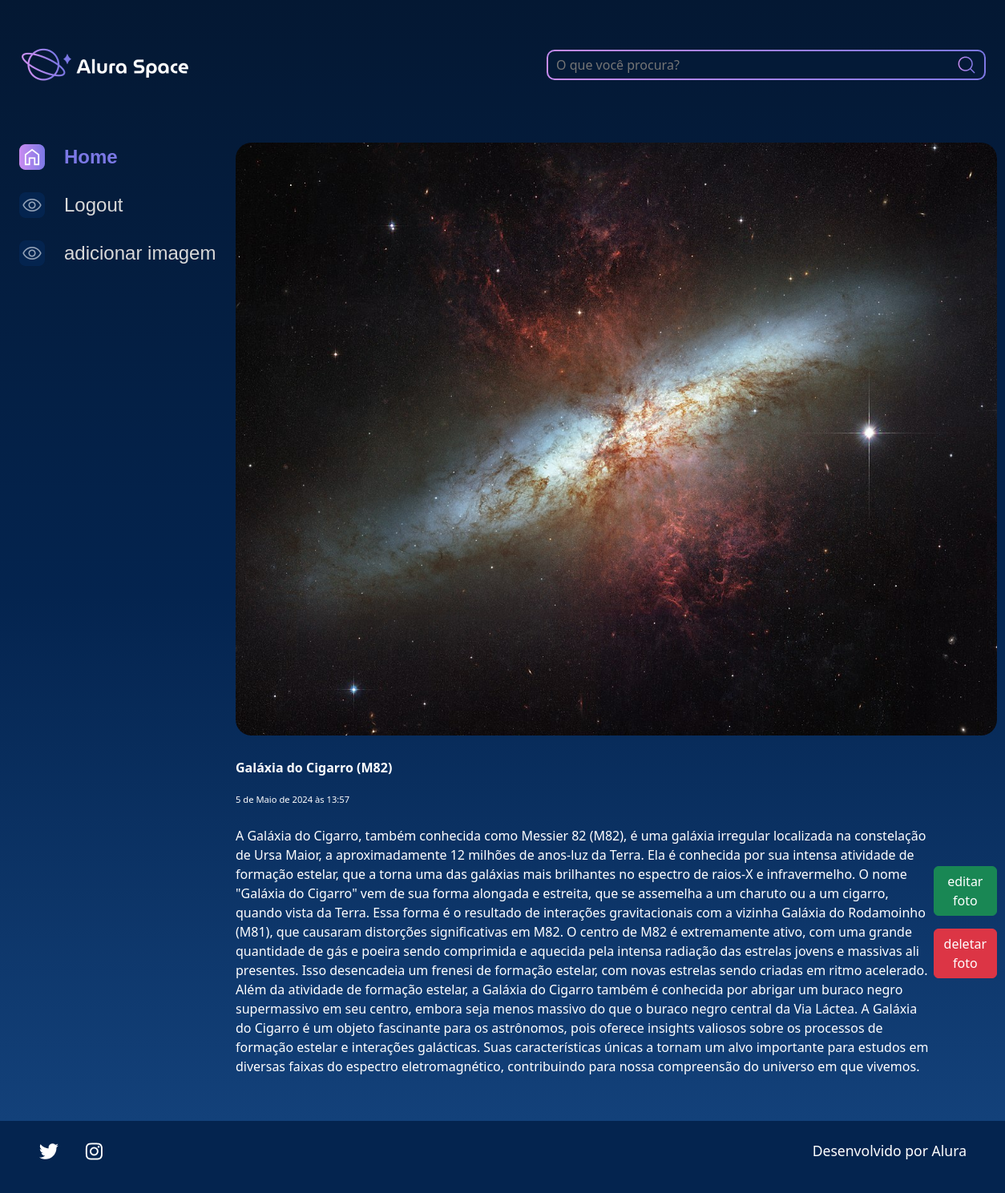
The app's page /imagem/3/ (signed in) with its own data.
### apps/galeria/models.py (models this page shows, shortened)
class Fotografia(models.Model):
    CATEGORIA_CHOISES = [
        ("NEBULOSA", "nebulosa"),
        ("ESTRELA", "estrela"),
        ("GALÁXIA", "galáxia"),
        ("PLANETA", "planeta"),
    ]
    nome = models.CharField(max_length=100, null=False, blank=False)
    legenda = models.CharField(max_length=200, null=False, blank=False)
    categoria = models.CharField(max_length=100, choices=CATEGORIA_CHOISES, default='')
    descricao = models.TextField(null=False, blank=False)
    data = models.DateTimeField(default=datetime.now, blank=False)
    foto = models.ImageField(upload_to='galeria/', blank=True)
    publicada = models.BooleanField(default=True)
    usuario = models.ForeignKey(
        to=User,
        on_delete=models.SET_NULL,
        null=True,
        blank=False,
        related_name="user",
    )

### apps/galeria/views.py (the view)
# urls.py: path('imagem/<int:pk>/', views.detail, name="detail"),
def detail(request, pk):
    if not request.user.is_authenticated:
        messages.error(request, "você precisa está logado para acessar o nosso site!")
        return redirect('usuarios:login')
    fotografia = get_object_or_404(Fotografia, pk=pk)
    return render(request, 'galeria/imagem.html', {
        "fotografia": fotografia,
    })

### core/templates/galeria/imagem.html (shortened to what this page needs)
{% extends '../shared/base.html' %}
{% load static %}
{% block style %}
    <link href="https://cdn.jsdelivr.net/npm/bootstrap@5.2.2/dist/css/bootstrap.min.css" rel="stylesheet">
{% endblock %}
{% block conteudo %}
    <section class="conteudo">
        <section class="imagem">
            <div class="imagem__conteudo">
                {% if fotografia.foto %}
                    <img class="imagem__imagem" src="{{ fotografia.foto.url }}">
                {% else %}
                    <div class="col-12 text-center" style="margin-bottom: 10px;">
                            <div class="alert alert-danger" role="alert">
                                A fotografia não possui foto cadastrada no nosso sistema!
                            </div>
                    </div>
                {% endif %}
                <div class="imagem__info">
                    <div class="imagem__texto">
                        <p class="imagem__titulo">{{ fotografia.nome }}</p>
                        <p class="imagem__descricao">{{ fotografia.data }}</p>
                        <p class="imagem__texto">{{ fotografia.descricao }}</p>
                    </div>
                    <div class="imagem__texto">
                        <div class="mb-3">
                           <a href="{% url 'galeria:editar_foto' fotografia.id %}"><button class="btn btn-success col-12" style="padding: top 5px;" >editar foto</button></a>
                        </div>
                        <div>
                            <a href="{% url 'galeria:deletar_foto' fotografia.id %}"><button class="btn btn-danger col-12" style="padding: top 5px;">deletar foto</button></a>
                        </div>
                    </div>
                </div>
            </div>
        </section>
    </section>
{% endblock %}

### core/static/css/style.css (style rules this page uses)
html, body, div, span, applet, object, iframe, h1, h2, h3, h4, h5, h6, p, blockquote, pre, a, abbr, acronym, address, big, cite, code, del, dfn, em, img, ins, kbd, q, s, samp, small, strike, strong, sub, sup, tt, var, b, u, i, center, dl, dt, dd, ol, ul, li, fieldset, form, label, legend, table, caption, tbody, tfoot, thead, tr, th, td, article, aside, canvas, details, embed, figure, figcaption, footer, header, hgroup, menu, nav, output, ruby, section, summary, time, mark, audio, video { margin: 0; padding: 0; border: 0; font-size: 100%; font: inherit; vertical-align: baseline; }
article, aside, details, figcaption, figure, footer, header, hgroup, menu, nav, section { display: block; }
body { line-height: 1; font-family: 'Space Grotesk', sans-serif; min-height: 100vh; background: linear-gradient(#041833,#04244F,#154580); background-repeat: no-repeat; background-position: center; background-size: cover; }
.imagem { display: flex; justify-content: center; align-items: center; }
.imagem__conteudo { background-color: transparent; display: flex; flex-direction: column; border-radius: 20px 20px 0 0; width: 950px; }
.imagem__imagem { width: 100%; border-radius: 20px; }
.imagem__info { font-size: 1.2rem; display: flex; justify-content: space-between; align-items: center; margin-bottom: 1rem; margin-top: 1rem; }
.imagem__texto { display: flex; flex-direction: column; justify-content: space-between; color: #FFFFFF; margin-top: 0.5rem; }
.imagem__titulo { font-weight: bold; line-height: 2rem; color: #FFFFFF; }
.imagem__texto { font-size: 1rem; }
.imagem__descricao { font-size: 0.7rem; }
button { background-color: transparent; border: none; }
.col-12 { flex: 0 0 auto; width: 100%; }
.btn { --bs-btn-padding-x: 0.75rem; --bs-btn-padding-y: 0.375rem; --bs-btn-font-family: ; --bs-btn-font-size: 1rem; --bs-btn-font-weight: 400; --bs-btn-line-height: 1.5; --bs-btn-color: #212529; --bs-btn-bg: transparent; --bs-btn-border-width: 1px; --bs-btn-border-color: transparent; --bs-btn-border-radius: 0.375rem; --bs-btn-hover-border-color: transparent; --bs-btn-box-shadow: inset 0 1px 0 rgba(255, 255, 255, 0.15),0 1px 1px rgba(0, 0, 0, 0.075); --bs-btn-disabled-opacity: 0.65; --bs-btn-focus-box-shadow: 0 0 0 0.25rem rgba(var(--bs-btn-focus-shadow-rgb), .5); display: inline-block; padding: var(--bs-btn-padding-y) var(--bs-btn-padding-x); font-family: var(--bs-btn-font-family); font-size: var(--bs-btn-font-size); font-weight: var(--bs-btn-font-weight); line-height: var(--bs-btn-line-height); color: var(--bs-btn-color); text-align: center; text-decoration: none; vertical-align: middle; cursor: pointer; -webkit-user-select: none; -moz-user-select: none; user-select: none; border: var(--bs-btn-border-width) solid var(--bs-btn-border-color); border-radius: var(--bs-btn-border-radius); background-color: var(--bs-btn-bg); transition: color .15s ease-in-out,background-color .15s ease-in-out,border-color .15s ease-in-out,box-shadow .15s ease-in-out; }
.btn-success { --bs-btn-color: #fff; --bs-btn-bg: #198754; --bs-btn-border-color: #198754; --bs-btn-hover-color: #fff; --bs-btn-hover-bg: #157347; --bs-btn-hover-border-color: #146c43; --bs-btn-focus-shadow-rgb: 60,153,110; --bs-btn-active-color: #fff; --bs-btn-active-bg: #146c43; --bs-btn-active-border-color: #13653f; --bs-btn-active-shadow: inset 0 3px 5px rgba(0, 0, 0, 0.125); --bs-btn-disabled-color: #fff; --bs-btn-disabled-bg: #198754; --bs-btn-disabled-border-color: #198754; }
.btn-danger { color: #fff; background-color: #dc3545; border-color: #dc3545; }

### records on screen
Fotografia: foto (picture), nome "Galáxia do Cigarro (M82)", data "5 de Maio de 2024 às 13:57", descricao "A Galáxia do Cigarro, também conhecida como Messier 82 (M82), é uma galáxia irregular localizada na constelação de Ursa Maior, a aproximadamente 12 milhões de anos-luz da Terra. Ela é conhecida por sua intensa atividade de formação estelar, que a torna uma das galáxias mais brilhantes no espectro de raios-X e infravermelho. O nome \"Galáxia do Cigarro\" vem de sua forma alongada e estreita, que se assemelha a um charuto ou a um cigarro, quando vista da Terra. Essa forma é o resultado de interações gravitacionais com a vizinha Galáxia do Rodamoinho (M81), que causaram distorções significativas em M82. O centro de M82 é extremamente ativo, com uma grande quantidade de gás e poeira sendo…"
